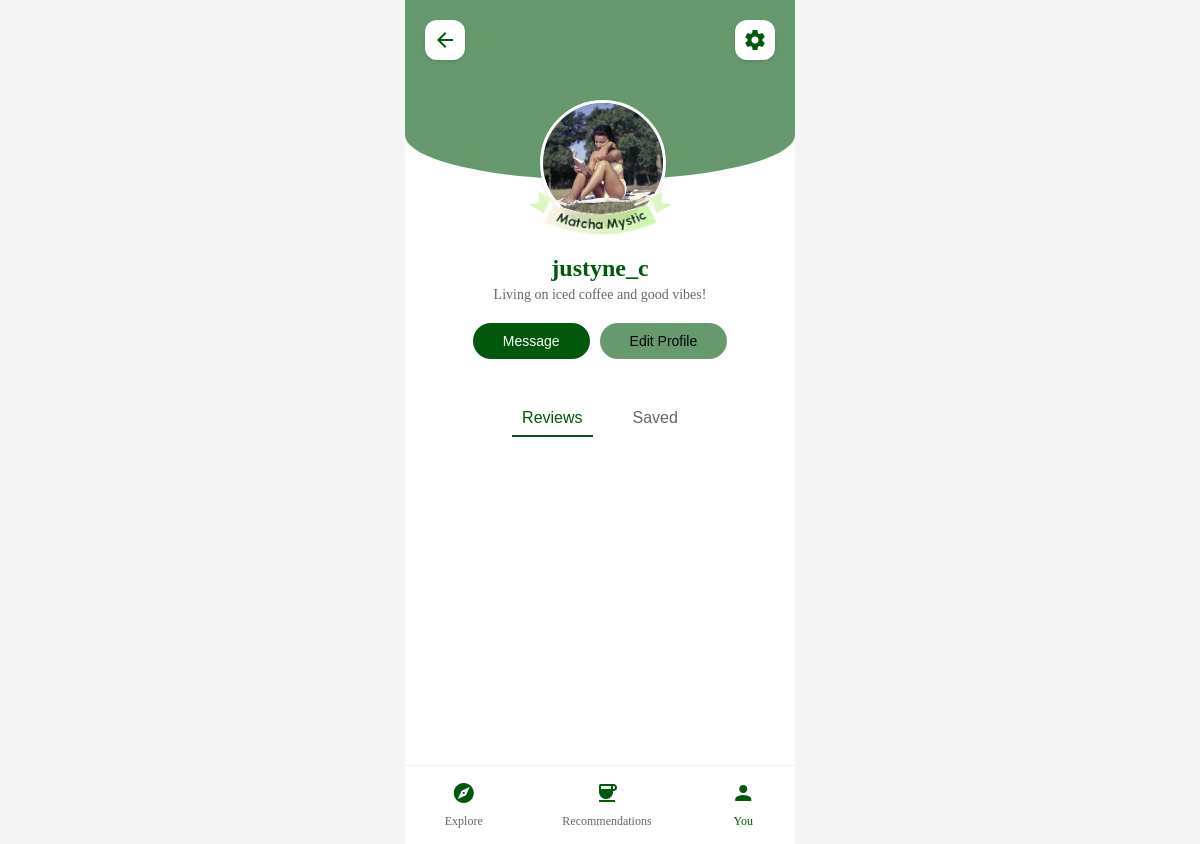
Page /profile/user-page.php on the earlier database version.
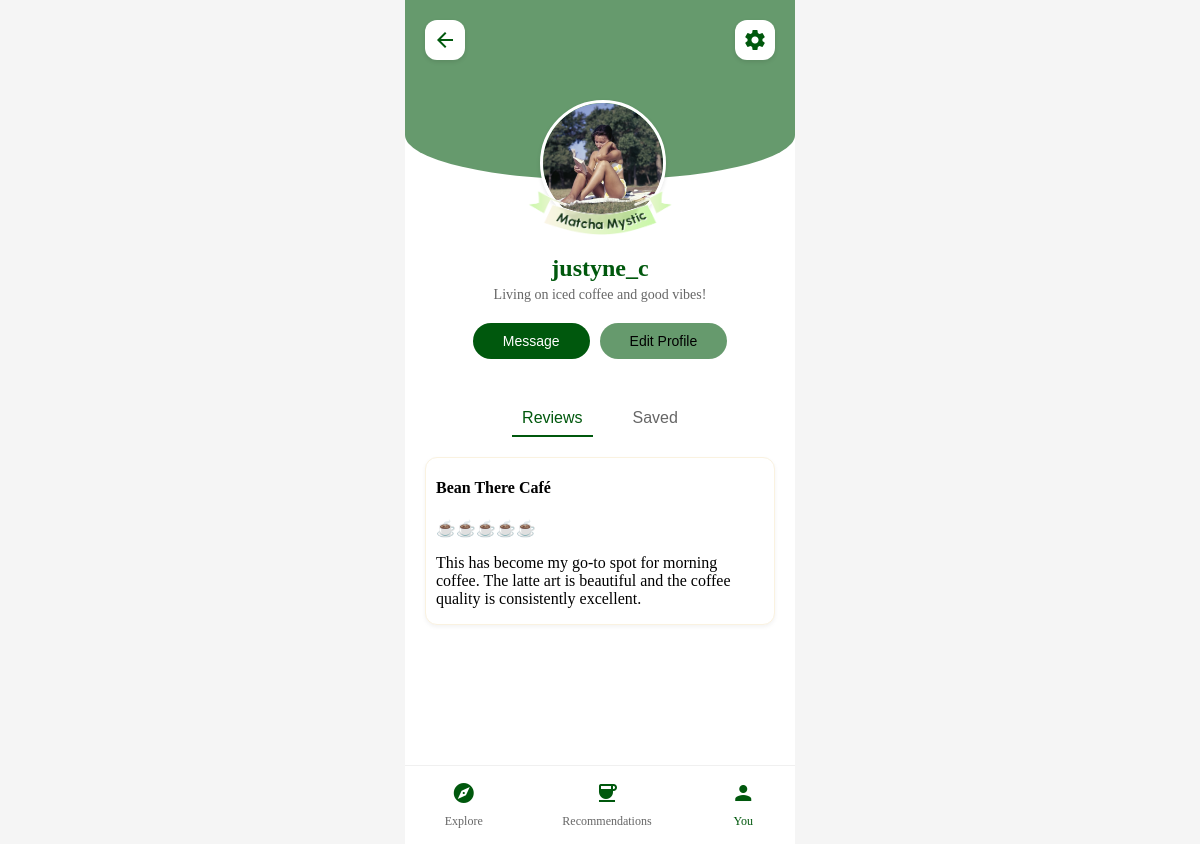
Same page on the later database version.
### tables this page shows
CREATE TABLE `brewmatch_users` (
  `user_id` int(11) NOT NULL,
  `user_name` varchar(20) NOT NULL,
  `email` text NOT NULL,
  `bio` varchar(500) NOT NULL,
  `portrait_image` varchar(250) NOT NULL
);

CREATE TABLE `personality_types` (
  `type_id` int(11) NOT NULL,
  `type_name` varchar(100) NOT NULL,
  `type_description` text DEFAULT NULL,
  `type_badge_image` varchar(250) NOT NULL
);

CREATE TABLE `cafe_reviews` (
  `review_id` int(11) NOT NULL,
  `cafe_id` int(11) NOT NULL,
  `user_id` int(11) NOT NULL,
  `rating` int(11) NOT NULL CHECK (`rating` between 1 and 5),
  `review_text` text NOT NULL,
  `review_date` timestamp NOT NULL DEFAULT current_timestamp()
);

CREATE TABLE `brewmatch_cafes` (
  `cafe_id` int(11) NOT NULL,
  `name` varchar(100) NOT NULL,
  `address` varchar(255) NOT NULL,
  `distance_category` enum('Any Distance','1 mile','3 mile','5 mile') NOT NULL,
  `ambience` enum('quiet & cozy','modern & lively','classic & refined','artistic & eclectic') NOT NULL,
  `rating` decimal(2,1) NOT NULL CHECK (`rating` >= 1 and `rating` <= 5),
  `is_sponsored` tinyint(1) DEFAULT 0
);

### profile/user-page.php (the view, shortened to what this page needs)
<?php
require_once '../config/db.php';
$user_id = 2;
$stmt = $pdo->prepare("
    SELECT u.*, pt.type_name, pt.type_badge_image
    FROM brewmatch_users u
    LEFT JOIN user_personality_results upr ON u.user_id = upr.user_id
    LEFT JOIN personality_types pt ON upr.personality_type_id = pt.type_id
    WHERE u.user_id = ?
");
$stmt->execute([$user_id]);
$user = $stmt->fetch(PDO::FETCH_ASSOC);
$className = strtolower(str_replace(' ', '-', $user['type_name']));
?>
<!DOCTYPE html>
<html lang="en">
  <head>
    <link rel="stylesheet" href="css/user_profile.css" />
  </head>
  <body>
    <div class="profile-container <?php echo htmlspecialchars($className); ?>"
         data-user-type="<?php echo htmlspecialchars($className); ?>">
      <nav class="top-nav">
        <button class="back-btn">
          <span class="material-icons">arrow_back</span>
        </button>
        <button class="settings-btn">
          <span class="material-icons">settings</span>
        </button>
      </nav>
      <div class="user-info">
        <div class="profile-banner">
          <div class="profile-image-container">
            <img
              src="<?php echo htmlspecialchars("assets/users/".$user['portrait_image']); ?>"
              alt="Profile picture"
              class="profile-image"
            />
            <div class="badge">
              <img
                src="<?php echo htmlspecialchars("assets/users/".$user['type_badge_image']); ?>"
                alt="Arabica Adventurer badge"
                class="badge-image"
              />
            </div>
          </div>
        </div>
        <h1 class="username"><?php echo htmlspecialchars($user['user_name']); ?></h1>
        <p class="bio"><?php echo htmlspecialchars($user['bio']); ?></p>
        <div class="action-buttons">
          <button class="message-btn <?php echo htmlspecialchars($className); ?>">Message</button>
          <button class="edit-profile-btn <?php echo htmlspecialchars($className); ?>">Edit Profile</button>
        </div>
      </div>
      <div class="tabs-section">
        <div class="tabs">
          <button class="tab active">Reviews</button>
          <button class="tab">Saved</button>
        </div>
        <div class="tab-content">
          <div class="review-grid active">
            <?php
            $reviewStmt = $pdo->prepare("
                SELECT r.*, c.name as cafe_name
                FROM cafe_reviews r
                JOIN brewmatch_cafes c ON r.cafe_id = c.cafe_id
                WHERE r.user_id = ?
                ORDER BY r.review_date DESC
            ");
            $reviewStmt->execute([$user_id]);
            $reviews = $reviewStmt->fetchAll(PDO::FETCH_ASSOC);
            foreach ($reviews as $review) {
                echo '<div class="review-card" onclick="window.location.href=\'cafe_profile.html?id=' . $review['cafe_id'] . '\'">';
                echo '<div class="review-header">';
                echo '<div class="reviewer-info">';
                echo '<h4>' . htmlspecialchars($review['cafe_name']) . '</h4>';
                echo '<div class="rating-beans">' . str_repeat('☕', $review['rating']) . '</div>';
                echo '</div></div>';
                echo '<p class="review-text">' . htmlspecialchars($review['review_text']) . '</p>';
                echo '</div>';
            }
            ?>
          </div>
        </div>
      </div>
      <nav class="bottom-nav">
        <a href="#" class="nav-item">
          <span class="material-icons">explore</span>
          <span>Explore</span>
        </a>
        <a href="#" class="nav-item">
          <span class="material-icons">coffee</span>
          <span>Recommendations</span>
        </a>
        <a href="#" class="nav-item active">
          <span class="material-icons">person</span>
          <span>You</span>
        </a>
      </nav>
    </div>
  </body>
</html>
</html>

### profile/css/user_profile.css (style rules this page uses)
:root { --arabica-main: #562B15; --arabica-fade: rgba(86, 43, 21, 0.6); --matcha-main: #00580D; --matcha-fade: rgba(0, 88, 13, 0.6); --espresso-main: #F07331; --espresso-fade: rgba(240, 115, 49, 0.6); --mocha-main: #F6C07E; --mocha-fade: rgba(246, 192, 126, 0.6); --color-cream: #FAF2E0; --color-black: #000000; --color-white: #FFFFFF; }
body { margin: 0; padding: 0; display: flex; justify-content: center; align-items: center; min-height: 100vh; background-color: #f5f5f5; }
.profile-container { width: 390px; height: 844px; margin: 0 auto; position: relative; background-color: var(--color-white); overflow: hidden; display: flex; flex-direction: column; }
.profile-container::before { content: ''; position: absolute; top: 0; left: 0; right: 0; height: 180px; border-bottom-left-radius: 100% 50%; border-bottom-right-radius: 100% 50%; z-index: 0; }
.top-nav { padding: 20px; display: flex; justify-content: space-between; position: relative; z-index: 1; }
.back-btn, .settings-btn { width: 40px; height: 40px; border-radius: 12px; background-color: var(--color-white); border: none; display: flex; align-items: center; justify-content: center; box-shadow: 0 2px 4px rgba(0, 0, 0, 0.1); cursor: pointer; }
.user-info { padding: 20px; text-align: center; position: relative; z-index: 1; }
.profile-banner { position: relative; margin-bottom: 20px; }
.profile-image-container { width: 120px; height: 120px; margin: 0 auto; position: relative; }
.profile-image { width: 100%; height: 100%; border-radius: 50%; object-fit: cover; border: 3px solid var(--color-white); box-shadow: 0 2px 4px rgba(0, 0, 0, 0.1); }
.badge { position: absolute; bottom: -15px; left: 50%; transform: translateX(-50%); width: 180px; height: 45px; z-index: 3; }
.badge-image { width: 100%; height: 100%; object-fit: contain; }
.username { margin: 30px 0 5px; font-size: 24px; margin-top: 35px; }
.bio { color: #666666; margin: 0; font-size: 14px; }
.action-buttons { display: flex; gap: 10px; justify-content: center; margin: 20px 0; }
.message-btn, .edit-profile-btn { padding: 10px 30px; border-radius: 25px; border: none; font-size: 14px; }
.message-btn { color: var(--color-white); }
.edit-profile-btn { color: var(--color-black); }
.tabs-section { padding: 0 20px; position: relative; z-index: 1; }
.tabs { display: flex; justify-content: center; gap: 30px; margin-bottom: 20px; }
.tab { border: none; background: none; padding: 10px; font-size: 16px; color: #666666; position: relative; }
.tab.active::after { content: ''; position: absolute; bottom: 0; left: 0; width: 100%; height: 2px; }
.bottom-nav { margin-top: auto; padding: 15px 0; background-color: var(--color-white); display: flex; justify-content: space-around; border-top: 1px solid #f0f0f0; position: relative; z-index: 1; }
.nav-item { display: flex; flex-direction: column; align-items: center; text-decoration: none; color: #666666; font-size: 12px; gap: 5px; }
.nav-item .material-icons { font-size: 24px; }
.nav-item span:not(.material-icons) { font-size: 12px; margin-top: 4px; }
.review-grid { display: none; grid-template-columns: repeat(2, 1fr); gap: 15px; padding: 20px; }
.review-grid.active { display: block; }
.review-card { background: var(--color-white); border: 1px solid var(--color-cream); border-radius: 12px; overflow: hidden; box-shadow: 0 2px 4px rgba(0, 0, 0, 0.05); padding-left: 10px; padding-right: 10px; }
.tab-content > div { padding: var(--spacing-md); }
.matcha-mystic::before { background-color: var(--matcha-fade); }
.matcha-mystic .material-icons, .matcha-mystic .username, .matcha-mystic .tab.active, .matcha-mystic .nav-item.active { color: var(--matcha-main); }
.matcha-mystic .message-btn { background-color: var(--matcha-main); color: var(--color-white); }
.matcha-mystic .edit-profile-btn { background-color: var(--matcha-fade); color: var(--color-black); }
.matcha-mystic .tab.active::after { background-color: var(--matcha-main); }

Differences in the rows shown:
added cafe_reviews: cafe.name "Bean There Café", rating "☕☕☕☕☕", review_text "This has become my go-to spot for morning coffee. The latte art is beautiful and the coffee quality is consistently excellent."
